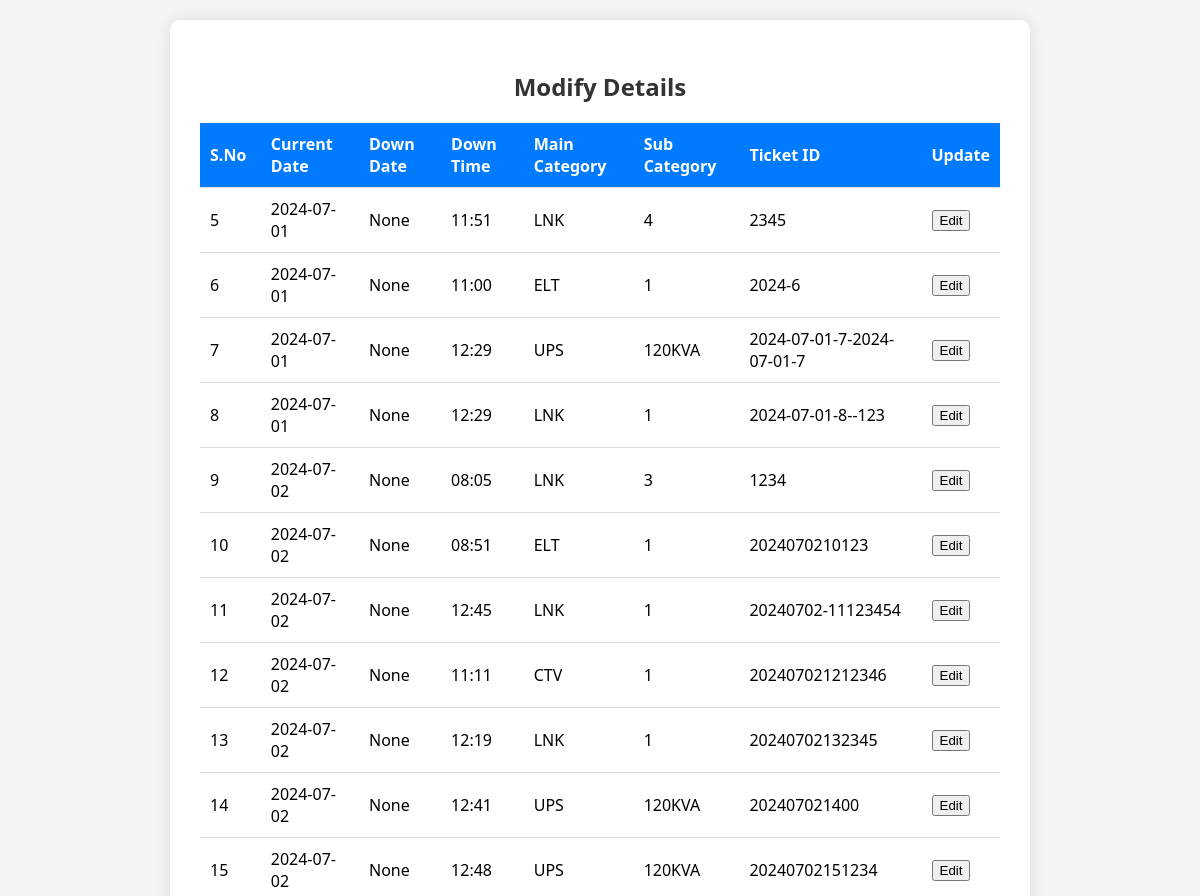
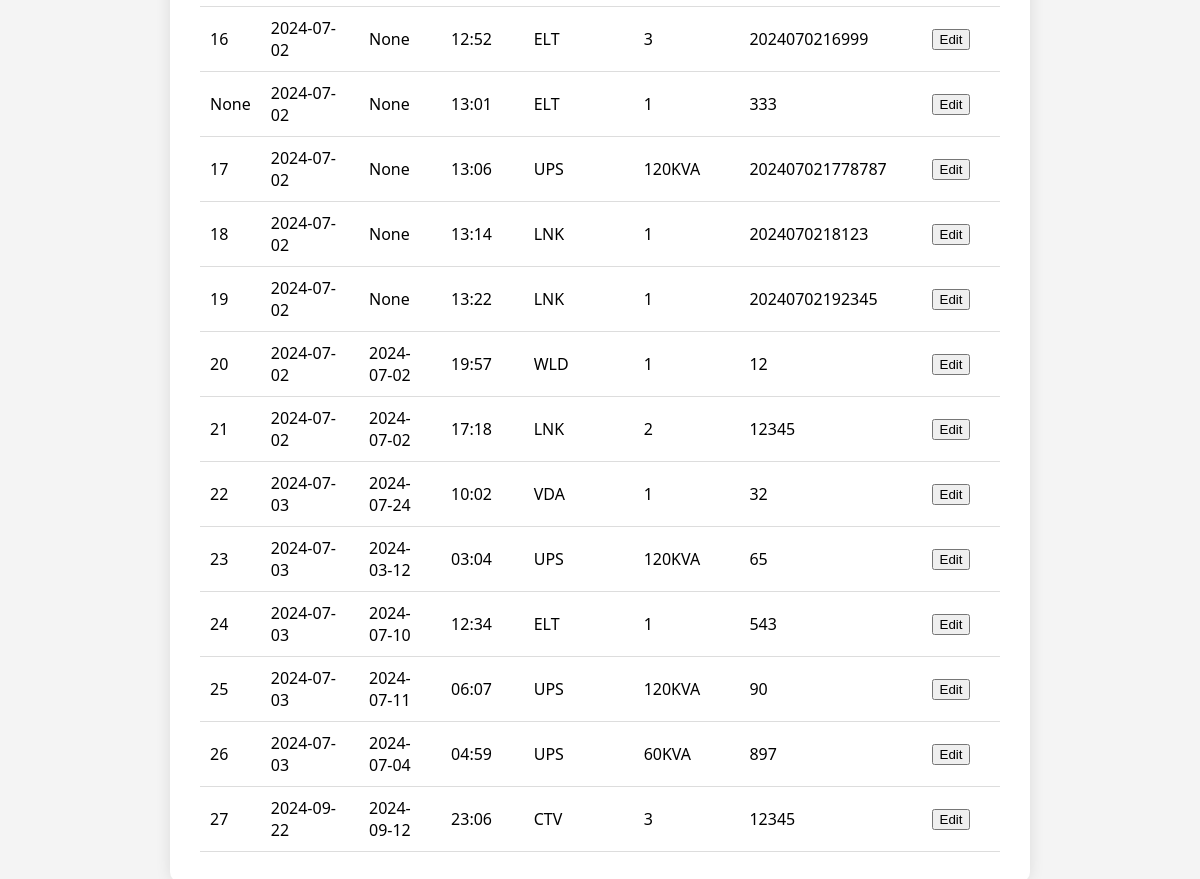
Screenshot of /modify3.html with the database file from the repository (2 pictures, top to bottom).
### tables this page shows
CREATE TABLE "activities" (
        id INTEGER PRIMARY KEY AUTOINCREMENT, 
        user_id TEXT,
        serial_number INTEGER,
        current_date TEXT, down_date TEXT,
        down_time TEXT,
        main_category TEXT,
        sub_category TEXT,
        ticket_id TEXT,
        id_number INTEGER,
        remarks TEXT,
        modify_engineer_name TEXT, up_time TEXT, `status` TEXT DEFAULT 'Active');

### app3.py (the view)
@app.route('/modify3.html', methods=['GET'])
def modify_page():
    conn = get_db_connection()
    cursor = conn.cursor()
    cursor.execute('SELECT * FROM activities')
    rows = cursor.fetchall()
    conn.close()
    return render_template('modify3.html', rows=rows)

### app3.py (called while the page is built)
def get_db_connection():
    conn = sqlite3.connect('database3.db')
    conn.row_factory = sqlite3.Row
    return conn

### templates/modify3.html (shortened to what this page needs)
<!DOCTYPE html>
<html lang="en">
<head>
</head>
<body>
    <div class="container">
        <h2>Modify Details</h2>
        <table>
            <thead>
                <tr>
                    <th>S.No</th>
                    <th>Current Date</th>
                    <th>Down Date</th>
                    <th>Down Time</th>
                    <th>Main Category</th>
                    <th>Sub Category</th>
                    <th>Ticket ID</th>
                    <th>Update</th>
                </tr>
            </thead>
            <tbody>
                {% for row in rows %}
                <tr>
                    <td>{{ row.serial_number }}</td>
                    <td>{{ row.current_date }}</td>
                    <td>{{row.down_date}}</td>
                    <td>{{ row.down_time }}</td>
                    <td>{{ row.main_category }}</td>
                    <td>{{row.sub_category}}</td>
                    <td>{{ row.ticket_id }}</td>
                    <td>
                        <form action="/modifyform/{{ row.serial_number }}" method="GET">
                            <button type="submit">Edit</button>
                        </form>
                    </td>
                </tr>
                {% endfor %}
            </tbody>
        </table>
    </div>
</body>
</html>

### templates/modify3.html (style rules this page uses)
body { font-family: 'Segoe UI', Tahoma, Geneva, Verdana, sans-serif; background-color: #f4f4f4; padding: 20px; display: flex; justify-content: center; align-items: center; height: 1000%%; margin: 0; }
.container { background-color: #ffffff; padding: 30px; border-radius: 10px; box-shadow: 0 0 15px rgba(0, 0, 0, 0.1); max-width: 800px; width: 100%; }
h2 { text-align: center; color: #333; }
table { width: 100%; border-collapse: collapse; margin-top: 20px; }
th, td { padding: 10px; text-align: left; border-bottom: 1px solid #ddd; }
th { background-color: #007bff; color: #fff; }

### rows the page displays
activities: serial_number "5", current_date "2024-07-01", down_date "None", down_time "11:51", main_category "LNK", sub_category "4", ticket_id "2345"
activities: serial_number "6", current_date "2024-07-01", down_date "None", down_time "11:00", main_category "ELT", sub_category "1", ticket_id "2024-6"
activities: serial_number "7", current_date "2024-07-01", down_date "None", down_time "12:29", main_category "UPS", sub_category "120KVA", ticket_id "2024-07-01-7-2024-07-01-7"
activities: serial_number "8", current_date "2024-07-01", down_date "None", down_time "12:29", main_category "LNK", sub_category "1", ticket_id "2024-07-01-8--123"
activities: serial_number "9", current_date "2024-07-02", down_date "None", down_time "08:05", main_category "LNK", sub_category "3", ticket_id "1234"
activities: serial_number "10", current_date "2024-07-02", down_date "None", down_time "08:51", main_category "ELT", sub_category "1", ticket_id "2024070210123"
activities: serial_number "11", current_date "2024-07-02", down_date "None", down_time "12:45", main_category "LNK", sub_category "1", ticket_id "20240702-11123454"
activities: serial_number "12", current_date "2024-07-02", down_date "None", down_time "11:11", main_category "CTV", sub_category "1", ticket_id "202407021212346"
activities: serial_number "13", current_date "2024-07-02", down_date "None", down_time "12:19", main_category "LNK", sub_category "1", ticket_id "20240702132345"
activities: serial_number "14", current_date "2024-07-02", down_date "None", down_time "12:41", main_category "UPS", sub_category "120KVA", ticket_id "202407021400"
activities: serial_number "15", current_date "2024-07-02", down_date "None", down_time "12:48", main_category "UPS", sub_category "120KVA", ticket_id "20240702151234"
activities: serial_number "16", current_date "2024-07-02", down_date "None", down_time "12:52", main_category "ELT", sub_category "3", ticket_id "2024070216999"
activities: serial_number "None", current_date "2024-07-02", down_date "None", down_time "13:01", main_category "ELT", sub_category "1", ticket_id "333"
activities: serial_number "17", current_date "2024-07-02", down_date "None", down_time "13:06", main_category "UPS", sub_category "120KVA", ticket_id "202407021778787"
activities: serial_number "18", current_date "2024-07-02", down_date "None", down_time "13:14", main_category "LNK", sub_category "1", ticket_id "2024070218123"
activities: serial_number "19", current_date "2024-07-02", down_date "None", down_time "13:22", main_category "LNK", sub_category "1", ticket_id "20240702192345"
activities: serial_number "20", current_date "2024-07-02", down_date "2024-07-02", down_time "19:57", main_category "WLD", sub_category "1", ticket_id "12"
activities: serial_number "21", current_date "2024-07-02", down_date "2024-07-02", down_time "17:18", main_category "LNK", sub_category "2", ticket_id "12345"
activities: serial_number "22", current_date "2024-07-03", down_date "2024-07-24", down_time "10:02", main_category "VDA", sub_category "1", ticket_id "32"
activities: serial_number "23", current_date "2024-07-03", down_date "2024-03-12", down_time "03:04", main_category "UPS", sub_category "120KVA", ticket_id "65"
activities: serial_number "24", current_date "2024-07-03", down_date "2024-07-10", down_time "12:34", main_category "ELT", sub_category "1", ticket_id "543"
activities: serial_number "25", current_date "2024-07-03", down_date "2024-07-11", down_time "06:07", main_category "UPS", sub_category "120KVA", ticket_id "90"
activities: serial_number "26", current_date "2024-07-03", down_date "2024-07-04", down_time "04:59", main_category "UPS", sub_category "60KVA", ticket_id "897"
activities: serial_number "27", current_date "2024-09-22", down_date "2024-09-12", down_time "23:06", main_category "CTV", sub_category "3", ticket_id "12345"
